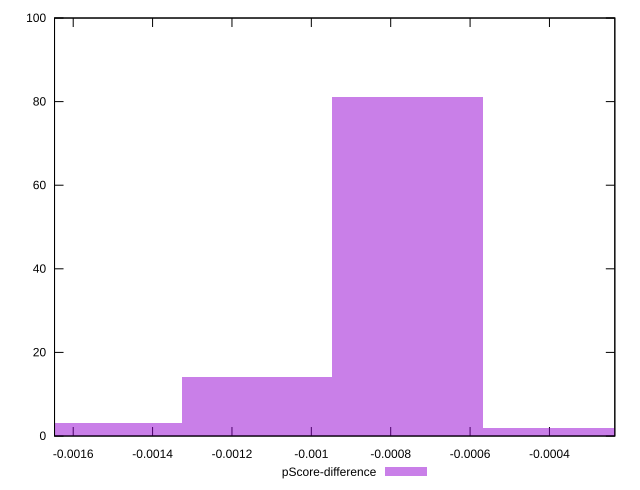

Generate this figure with gnuplot:
reset

$pScoreDifference <<EOF
-0.00037884546950221607 2
-0.0015153818780088643 3
-0.0011365364085066483 14
-0.0007576909390044321 81
EOF

set key outside below
set boxwidth 0.00037884546950221607
set xrange [-0.0016470588235293904:-0.00023529411764705577]
set yrange [0:100]
set trange [0:100]
set style fill transparent solid 0.5 noborder
set terminal svg size 640, 490 enhanced background rgb 'white'
set output "report_00016_2021-02-10T13-31-48.338Z/uses-rel-preload/samples/pages+cached+noadtech/pScore-difference/histogram.svg"

plot $pScoreDifference title "pScore-difference" with boxes

reset
